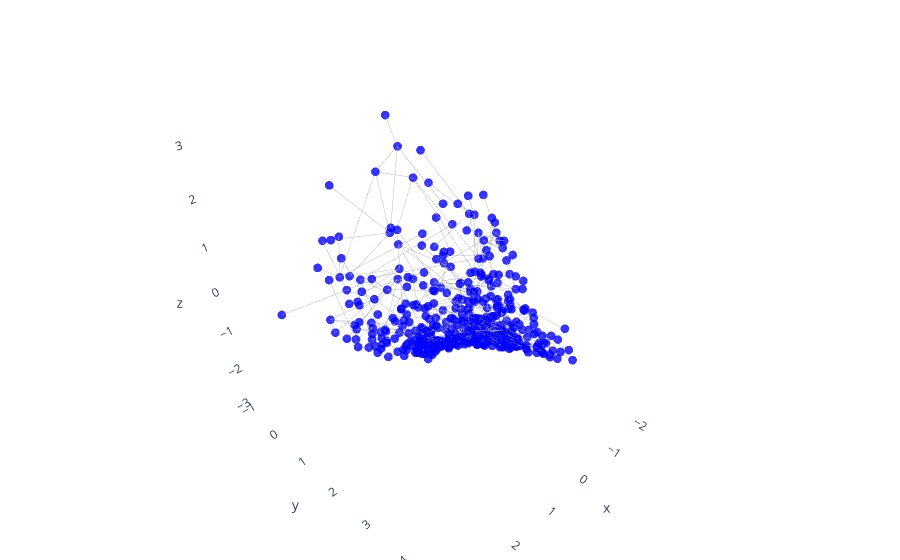

This figure's notebook cell:
### Code cell
# Step 3: Apply the spring layout for adjustments based on the random placement
# Spring layout in 3D with initial positions provided
# final_pos = nx.spring_layout(G, dim=3, pos=initial_pos, iterations=100)
final_pos = poincare_pos
# Step 4: Extract node and edge positions
# Nodes
x_nodes = [final_pos[node][0] for node in G.nodes()]
y_nodes = [final_pos[node][1] for node in G.nodes()]
z_nodes = [final_pos[node][2] for node in G.nodes()]

# Edges
x_edges = []
y_edges = []
z_edges = []
for edge in G.edges():
    x_edges += [final_pos[edge[0]][0], final_pos[edge[1]][0], None]
    y_edges += [final_pos[edge[0]][1], final_pos[edge[1]][1], None]
    z_edges += [final_pos[edge[0]][2], final_pos[edge[1]][2], None]

# Step 5: Visualize using Plotly
fig = go.Figure()

# Add edges
fig.add_trace(go.Scatter3d(
    x=x_edges,
    y=y_edges,
    z=z_edges,
    mode='lines',
    line=dict(color='gray', width=0.5),
    hoverinfo='none'
))

# Add nodes
fig.add_trace(go.Scatter3d(
    x=x_nodes,
    y=y_nodes,
    z=z_nodes,
    mode='markers',
    marker=dict(size=3, color='blue', opacity=0.8),
    text=list(G.nodes),
    hoverinfo='text'
))

# Update layout for better visuals
fig.update_layout(
    showlegend=False,
    scene=dict(
        xaxis=dict(showbackground=False),
        yaxis=dict(showbackground=False),
        zaxis=dict(showbackground=False)
    ),
    margin=dict(l=0, r=0, b=0, t=0)
)

# Show the plot
fig.show()

### Figure 1 — Plotly figure (JSON) as saved in the notebook; plotly's stock layout.template omitted (floating-point values rounded to 4 significant figures; data arrays with more than 128 entries replaced by an {"elided": "..."} marker saying what was removed)
{"data": [{"hoverinfo": "none", "line": {"color": "gray", "width": 0.5}, "mode": "lines", "type": "scatter3d", "x": {"elided": "1398 float values"}, "y": {"elided": "1398 float values"}, "z": {"elided": "1398 float values"}}, {"hoverinfo": "text", "marker": {"color": "blue", "opacity": 0.8, "size": 3}, "mode": "markers", "text": {"elided": "437 str values"}, "type": "scatter3d", "x": {"elided": "437 float values"}, "y": {"elided": "437 float values"}, "z": {"elided": "437 float values"}}], "layout": {"margin": {"b": 0, "l": 0, "r": 0, "t": 0}, "scene": {"xaxis": {"showbackground": false}, "yaxis": {"showbackground": false}, "zaxis": {"showbackground": false}}, "showlegend": false}}
